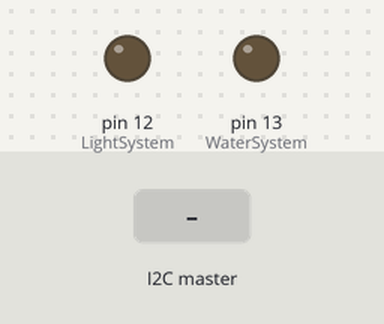
Bench run of a sketch on a simulated Arduino Uno, built with avr-gcc and run on an emulated ATmega328P. Parts: output pins drawn as LEDs (lit = HIGH). Inputs (shaded band) come from the test bench.

Above: at 1.2 s.
1.3 s: the I2C master sends the byte 1
At 1.8 s:
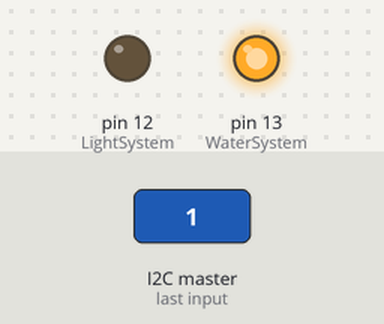
2.8 s: the I2C master sends the byte 0
At 4.1 s:
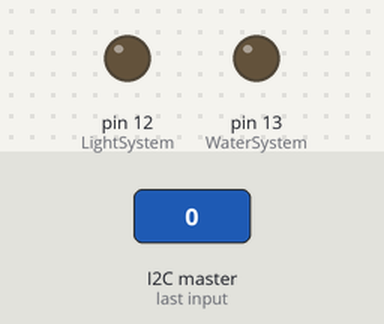
Timing chart, 0 to 5.8 s (numbered marks = the images above; inputs shaded):
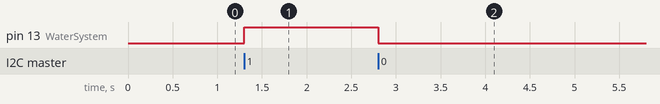

The sketch:

ProjectArduino.ino
```cpp
#include <Wire.h>
const int LightSystem = 12;
const int WaterSystem = 13;

void setup() {
  // Join I2C bus as slave with address 8
  Wire.begin(0x8);

  // Call receiveEvent when data received
  Wire.onReceive(receiveEvent);
  // Setup pins
  pinMode(LightSystem, OUTPUT);
  digitalWrite(LightSystem, LOW);
  pinMode(WaterSystem, OUTPUT);
  digitalWrite(WaterSystem, LOW);
}

// Function that executes whenever data is received from master
void receiveEvent(int howMany) {
  while (Wire.available()) { // loop through all but the last
    char c = Wire.read(); // receive byte as a
    if (c == 0)
      digitalWrite(WaterSystem, LOW); //to turn off water system
    if (c == 1)
      digitalWrite(WaterSystem, HIGH); // to turn on water system code can be implemented in this if statement
    if (c == 2)
      digitalWrite(LightSystem, LOW);
    if (c == 3)
      digitalWrite(LightSystem, HIGH);
  }
}
void loop() {
  delay(100);
}
```

Measured:
- after the input at 1.3 s, pin 13 (WaterSystem): LOW → HIGH at once
- after the input at 2.8 s, pin 13 (WaterSystem): HIGH → LOW at once
